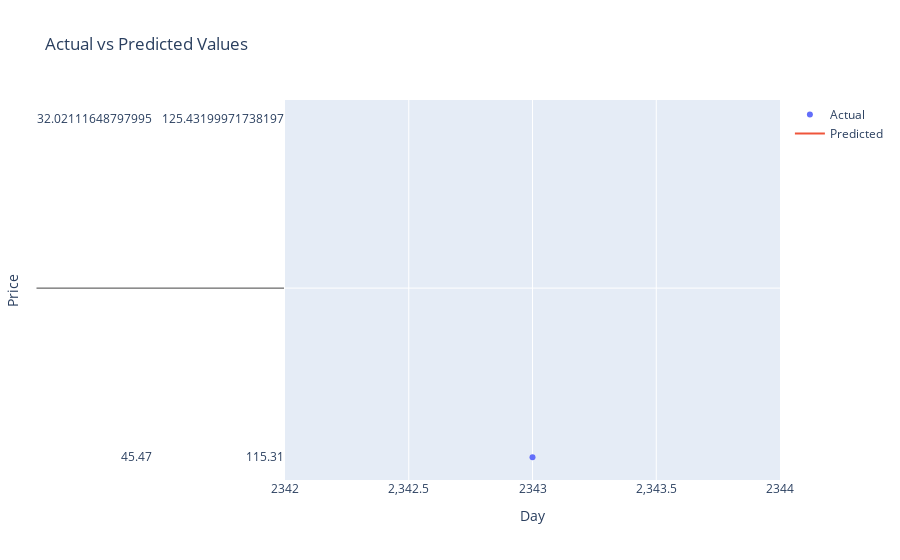

Notebook cell for this chart:
### Code cell
# Plot actual values (scatter plot)
trace0 = go.Scatter(
    x = X_train.T[0],  # corrected 'X' to 'x' and added a comma
    y = Y_train,
    mode = 'markers',
    name = 'Actual'  # corrected 'Name' to 'name'
)

# Plot predicted values (line plot)
trace1 = go.Scatter(
    x = X_train.T[0],  # corrected 'X' to 'x' and added a comma
    y = lm.predict(X_train),  # Use the model's predictions
    mode = 'lines',
    name = 'Predicted'  # corrected 'Name' to 'name'
)

# Combine both traces
df_data = [trace0, trace1]

# Create the layout
layout = go.Layout(
    title='Actual vs Predicted Values',
    xaxis=dict(title='Day'),  # corrected axis title
    yaxis=dict(title='Price')
)

# Plot the figure
plot2 = go.Figure(data=df_data, layout=layout)
plot2.show()

### Figure 1 — Plotly figure (JSON) as saved in the notebook; plotly's stock layout.template omitted (floating-point values rounded to 4 significant figures; data arrays with more than 128 entries replaced by an {"elided": "..."} marker saying what was removed)
{"data": [{"mode": "markers", "name": "Actual", "x": {"elided": "1762 int values"}, "y": {"elided": "1762x1 float values"}, "type": "scatter"}, {"mode": "lines", "name": "Predicted", "x": {"elided": "1762 int values"}, "y": {"elided": "1762x1 float values"}, "type": "scatter"}], "layout": {"title": {"text": "Actual vs Predicted Values"}, "xaxis": {"title": {"text": "Day"}}, "yaxis": {"title": {"text": "Price"}}}}
